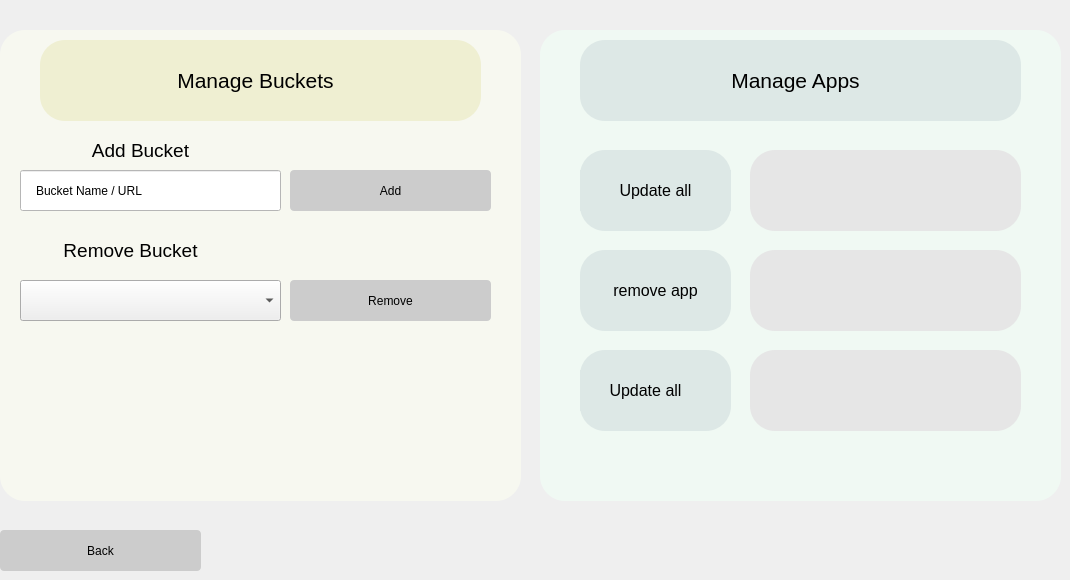
    <widget class="QWidget" name="buckets">
     <widget class="QLabel" name="title_buckets">
      <property name="geometry">
       <rect>
        <x>110</x>
        <y>60</y>
        <width>291</width>
        <height>41</height>
       </rect>
      </property>
      <property name="font">
       <font>
        <pointsize>16</pointsize>
       </font>
      </property>
      <property name="styleSheet">
       <string notr="true">background-color: rgb(239, 239, 210);</string>
      </property>
      <property name="text">
       <string>Manage Buckets</string>
      </property>
      <property name="alignment">
       <set>Qt::AlignCenter</set>
      </property>
     </widget>
     <widget class="QLabel" name="add_bucket_title">
      <property name="geometry">
       <rect>
        <x>30</x>
        <y>130</y>
        <width>221</width>
        <height>41</height>
       </rect>
      </property>
      <property name="font">
       <font>
        <pointsize>14</pointsize>
       </font>
      </property>
      <property name="styleSheet">
       <string notr="true">background-color: rgb(247, 248, 240);</string>
      </property>
      <property name="text">
       <string>Add Bucket</string>
      </property>
      <property name="alignment">
       <set>Qt::AlignCenter</set>
      </property>
     </widget>
     <widget class="QLineEdit" name="bucket_input_add">
      <property name="geometry">
       <rect>
        <x>20</x>
        <y>170</y>
        <width>261</width>
        <height>41</height>
       </rect>
      </property>
      <property name="styleSheet">
       <string notr="true">QWidget{
    background-color: white;
}

/* 单行输入框 */
QLineEdit {
    padding: 8px 13px 7px 13px;
    font: 17px 'Microsoft YaHei';
    selection-background-color: rgb(0, 153, 188);
}

QLineEdit:focus {
    border: 1px solid rgb(0, 153, 188);
}

QLineEdit:disabled {
    color: rgb(122, 122, 122);
    border: none;
    background-color: rgb(204, 204, 204);
}


/* 右击菜单 */
QMenu {
    width: 1px;
    height: 1px;
    background-color: rgb(242, 242, 242);
    font-size: 18px;
    font: 18px &quot;Microsoft YaHei&quot;;
    padding: 5px 0px 5px 0px;
    border: 1px solid rgb(196, 199, 200);
}


QMenu::right-arrow {
    width: 16px;
    height: 16px;
    right: 16px;
    border-border-image: url(resource/images/子菜单右箭头.png);

}

QMenu::separator {
    height: 1px;
    width: 140px;
    background: rgba(0, 0, 0, 104);
    margin-right: 13px;
    margin-top: 5px;
    margin-bottom: 5px;
    margin-left: 13;
}

QMenu::item {
    padding: 7px 20px 7px 26px;
}

QMenu::item:selected {
    border-width: 1px;
    border-color: rgb(212, 212, 212);
    background: rgba(0, 0, 0, 25);
    color: black;
}

QMenu[hasCancelAct='true'] {
    width: 1px;
}

QMenu::icon {
    position: absolute;
    left: 16px;
}</string>
      </property>
      <property name="text">
       <string>Bucket Name / URL</string>
      </property>
     </widget>
     <widget class="QPushButton" name="bucket_button_add">
      <property name="geometry">
       <rect>
        <x>290</x>
        <y>170</y>
        <width>201</width>
        <height>41</height>
       </rect>
      </property>
      <property name="toolTip">
       <string>&lt;html&gt;&lt;head/&gt;&lt;body&gt;&lt;p&gt;test&lt;/p&gt;&lt;/body&gt;&lt;/html&gt;</string>
      </property>
      <property name="styleSheet">
       <string notr="true">QWidget{
    background-color: white;
}

QPushButton {
    background-color: rgb(204, 204, 204);
    padding: 10px 64px 10px 64px;
    font: 19px 'Microsoft YaHei';
    border: transparent;
    border-radius: 4px;
    /* height: 40px; */
}

QPushButton:pressed:hover {
    background-color: rgb(153, 153, 153);
}

QPushButton:hover {
    background-color: rgb(230, 230, 230);
}

QPushButton:disabled {
    background-color: rgb(204, 204, 204);
    color: rgb(122, 122, 122);
}</string>
      </property>
      <property name="text">
       <string>Add</string>
      </property>
     </widget>
     <widget class="QLabel" name="remove_bucket_title">
      <property name="geometry">
       <rect>
        <x>-30</x>
        <y>230</y>
        <width>321</width>
        <height>41</height>
       </rect>
      </property>
      <property name="font">
       <font>
        <pointsize>14</pointsize>
       </font>
      </property>
      <property name="styleSheet">
       <string notr="true">background-color: rgb(247, 248, 240);</string>
      </property>
      <property name="text">
       <string>Remove Bucket</string>
      </property>
      <property name="alignment">
       <set>Qt::AlignCenter</set>
      </property>
     </widget>
     <widget class="QPushButton" name="bucket_button_remove">
      <property name="geometry">
       <rect>
        <x>290</x>
        <y>280</y>
        <width>201</width>
        <height>41</height>
       </rect>
      </property>
      <property name="styleSheet">
       <string notr="true">QWidget{
    background-color: white;
}

QPushButton {
    background-color: rgb(204, 204, 204);
    padding: 10px 64px 10px 64px;
    font: 19px 'Microsoft YaHei';
    border: transparent;
    border-radius: 4px;
    /* height: 40px; */
}

QPushButton:pressed:hover {
    background-color: rgb(153, 153, 153);
}

QPushButton:hover {
    background-color: rgb(230, 230, 230);
}

QPushButton:disabled {
    background-color: rgb(204, 204, 204);
    color: rgb(122, 122, 122);
}</string>
      </property>
      <property name="text">
       <string>Remove</string>
      </property>
     </widget>
     <widget class="QPushButton" name="bucket_goback">
      <property name="geometry">
       <rect>
        <x>0</x>
        <y>530</y>
        <width>201</width>
        <height>41</height>
       </rect>
      </property>
      <property name="styleSheet">
       <string notr="true">QWidget{
    background-color: white;
}

QPushButton {
    background-color: rgb(204, 204, 204);
    padding: 10px 64px 10px 64px;
    font: 19px 'Microsoft YaHei';
    border: transparent;
    border-radius: 4px;
    /* height: 40px; */
}

QPushButton:pressed:hover {
    background-color: rgb(153, 153, 153);
}

QPushButton:hover {
    background-color: rgb(230, 230, 230);
}

QPushButton:disabled {
    background-color: rgb(204, 204, 204);
    color: rgb(122, 122, 122);
}</string>
      </property>
      <property name="text">
       <string>Back</string>
      </property>
     </widget>
     <widget class="QComboBox" name="cb">
      <property name="geometry">
       <rect>
        <x>20</x>
        <y>280</y>
        <width>261</width>
        <height>41</height>
       </rect>
      </property>
      <property name="font">
       <font>
        <family>Arial</family>
        <pointsize>12</pointsize>
       </font>
      </property>
     </widget>
     <widget class="QLabel" name="title_buckets_2">
      <property name="geometry">
       <rect>
        <x>660</x>
        <y>50</y>
        <width>291</width>
        <height>41</height>
       </rect>
      </property>
      <property name="font">
       <font>
        <family>Arial Black</family>
        <pointsize>22</pointsize>
        <bold>true</bold>
       </font>
      </property>
      <property name="text">
       <string>Manage Buckets</string>
      </property>
      <property name="alignment">
       <set>Qt::AlignCenter</set>
      </property>
     </widget>
     <widget class="QLabel" name="label_46">
      <property name="geometry">
       <rect>
        <x>0</x>
        <y>30</y>
        <width>521</width>
        <height>471</height>
       </rect>
      </property>
      <property name="styleSheet">
       <string notr="true">QLabel {
            color: yellow;
			
	background-color: rgb(247, 248, 240);
			padding: 12px;
			border-radius: 25px;
			border-bottom: 30px shadow;
        }</string>
      </property>
      <property name="text">
       <string/>
      </property>
     </widget>
     <widget class="QLabel" name="label_47">
      <property name="geometry">
       <rect>
        <x>540</x>
        <y>30</y>
        <width>521</width>
        <height>471</height>
       </rect>
      </property>
      <property name="styleSheet">
       <string notr="true">QLabel {
            color: yellow;
			
			
			
	background-color: rgb(240, 249, 243);
			padding: 12px;
			border-radius: 25px;
			border-bottom: 30px shadow;
        }</string>
      </property>
      <property name="text">
       <string/>
      </property>
     </widget>
     <widget class="QLabel" name="label_48">
      <property name="geometry">
       <rect>
        <x>40</x>
        <y>40</y>
        <width>441</width>
        <height>81</height>
       </rect>
      </property>
      <property name="styleSheet">
       <string notr="true">QLabel {
            color: yellow;
			
	background-color: rgb(239, 239, 210);
			padding: 12px;
			border-radius: 25px;
			border-bottom: 30px shadow;
        }
</string>
      </property>
      <property name="text">
       <string/>
      </property>
     </widget>
     <widget class="QLabel" name="title_buckets_3">
      <property name="geometry">
       <rect>
        <x>650</x>
        <y>60</y>
        <width>291</width>
        <height>41</height>
       </rect>
      </property>
      <property name="font">
       <font>
        <pointsize>16</pointsize>
       </font>
      </property>
      <property name="styleSheet">
       <string notr="true">background-color: rgb(221, 232, 230);</string>
      </property>
      <property name="text">
       <string>Manage Apps</string>
      </property>
      <property name="alignment">
       <set>Qt::AlignCenter</set>
      </property>
     </widget>
     <widget class="QLabel" name="label_49">
      <property name="geometry">
       <rect>
        <x>580</x>
        <y>40</y>
        <width>441</width>
        <height>81</height>
       </rect>
      </property>
      <property name="styleSheet">
       <string notr="true">QLabel {
            color: yellow;
			
			
			
	background-color: rgb(221, 232, 230);
			padding: 12px;
			border-radius: 25px;
			border-bottom: 30px shadow;
        }
</string>
      </property>
      <property name="text">
       <string/>
      </property>
     </widget>
     <widget class="QLabel" name="label_50">
      <property name="geometry">
       <rect>
        <x>580</x>
        <y>150</y>
        <width>151</width>
        <height>81</height>
       </rect>
      </property>
      <property name="styleSheet">
       <string notr="true">QLabel {
            color: yellow;
			
			
			
	background-color: rgb(221, 232, 230);
			padding: 12px;
			border-radius: 25px;
			border-bottom: 30px shadow;
        }
</string>
      </property>
      <property name="text">
       <string/>
      </property>
     </widget>
     <widget class="QLabel" name="label_51">
      <property name="geometry">
       <rect>
        <x>750</x>
        <y>150</y>
        <width>271</width>
        <height>81</height>
       </rect>
      </property>
      <property name="styleSheet">
       <string notr="true">QLabel {
        	background-color: rgb(230, 230, 230);
			padding: 12px;
			border-radius: 25px;
			border-bottom: 30px shadow;
        }</string>
      </property>
      <property name="text">
       <string/>
      </property>
     </widget>
     <widget class="QLabel" name="label_52">
      <property name="geometry">
       <rect>
        <x>750</x>
        <y>250</y>
        <width>271</width>
        <height>81</height>
       </rect>
      </property>
      <property name="styleSheet">
       <string notr="true">QLabel {
        	background-color: rgb(230, 230, 230);
			padding: 12px;
			border-radius: 25px;
			border-bottom: 30px shadow;
        }</string>
      </property>
      <property name="text">
       <string/>
      </property>
     </widget>
     <widget class="QLabel" name="label_53">
      <property name="geometry">
       <rect>
        <x>580</x>
        <y>250</y>
        <width>151</width>
        <height>81</height>
       </rect>
      </property>
      <property name="styleSheet">
       <string notr="true">QLabel {
            color: yellow;
			
			
			
	background-color: rgb(221, 232, 230);
			padding: 12px;
			border-radius: 25px;
			border-bottom: 30px shadow;
        }
</string>
      </property>
      <property name="text">
       <string/>
      </property>
     </widget>
     <widget class="QLabel" name="label_54">
      <property name="geometry">
       <rect>
        <x>750</x>
        <y>350</y>
        <width>271</width>
        <height>81</height>
       </rect>
      </property>
      <property name="styleSheet">
       <string notr="true">QLabel {
        	background-color: rgb(230, 230, 230);
			padding: 12px;
			border-radius: 25px;
			border-bottom: 30px shadow;
        }</string>
      </property>
      <property name="text">
       <string/>
      </property>
     </widget>
     <widget class="QLabel" name="label_55">
      <property name="geometry">
       <rect>
        <x>580</x>
        <y>350</y>
        <width>151</width>
        <height>81</height>
       </rect>
      </property>
      <property name="styleSheet">
       <string notr="true">QLabel {
            color: yellow;
			
			
			
	background-color: rgb(221, 232, 230);
			padding: 12px;
			border-radius: 25px;
			border-bottom: 30px shadow;
        }
</string>
      </property>
      <property name="text">
       <string/>
      </property>
     </widget>
     <widget class="QLabel" name="title_buckets_4">
      <property name="geometry">
       <rect>
        <x>580</x>
        <y>170</y>
        <width>151</width>
        <height>41</height>
       </rect>
      </property>
      <property name="font">
       <font>
        <pointsize>12</pointsize>
       </font>
      </property>
      <property name="styleSheet">
       <string notr="true">background-color: rgb(221, 232, 230);</string>
      </property>
      <property name="text">
       <string>Update all</string>
      </property>
      <property name="alignment">
       <set>Qt::AlignCenter</set>
      </property>
     </widget>
     <widget class="QLabel" name="title_buckets_5">
      <property name="geometry">
       <rect>
        <x>590</x>
        <y>270</y>
        <width>131</width>
        <height>41</height>
       </rect>
      </property>
      <property name="font">
       <font>
        <pointsize>12</pointsize>
       </font>
      </property>
      <property name="styleSheet">
       <string notr="true">background-color: rgb(221, 232, 230);</string>
      </property>
      <property name="text">
       <string>remove app</string>
      </property>
      <property name="alignment">
       <set>Qt::AlignCenter</set>
      </property>
     </widget>
     <widget class="QLabel" name="title_buckets_6">
      <property name="geometry">
       <rect>
        <x>580</x>
        <y>370</y>
        <width>131</width>
        <height>41</height>
       </rect>
      </property>
      <property name="font">
       <font>
        <pointsize>12</pointsize>
       </font>
      </property>
      <property name="styleSheet">
       <string notr="true">background-color: rgb(221, 232, 230);</string>
      </property>
      <property name="text">
       <string>Update all</string>
      </property>
      <property name="alignment">
       <set>Qt::AlignCenter</set>
      </property>
     </widget>
     <widget class="QFrame" name="update_all_apps_frame">
      <property name="geometry">
       <rect>
        <x>760</x>
        <y>160</y>
        <width>251</width>
        <height>61</height>
       </rect>
      </property>
      <property name="cursor">
       <cursorShape>PointingHandCursor</cursorShape>
      </property>
      <property name="styleSheet">
       <string notr="true">background-color: rgb(230, 230, 230);</string>
      </property>
      <property name="frameShape">
       <enum>QFrame::NoFrame</enum>
      </property>
      <property name="frameShadow">
       <enum>QFrame::Raised</enum>
      </property>
      <property name="lineWidth">
       <number>0</number>
      </property>
      <layout class="QHBoxLayout" name="update_all_apps_layout">
       <property name="spacing">
        <number>0</number>
       </property>
       <property name="leftMargin">
        <number>0</number>
       </property>
       <property name="topMargin">
        <number>0</number>
       </property>
       <property name="rightMargin">
        <number>0</number>
       </property>
       <property name="bottomMargin">
        <number>0</number>
       </property>
      </layout>
     </widget>
     <widget class="QFrame" name="remove_app_frame">
      <property name="geometry">
       <rect>
        <x>760</x>
        <y>260</y>
        <width>251</width>
        <height>61</height>
       </rect>
      </property>
      <property name="cursor">
       <cursorShape>PointingHandCursor</cursorShape>
      </property>
      <property name="styleSheet">
       <string notr="true">background-color: rgb(230, 230, 230);</string>
      </property>
      <property name="frameShape">
       <enum>QFrame::NoFrame</enum>
      </property>
      <property name="frameShadow">
       <enum>QFrame::Raised</enum>
      </property>
      <property name="lineWidth">
       <number>0</number>
      </property>
      <layout class="QHBoxLayout" name="remove_app_layout">
       <property name="spacing">
        <number>0</number>
       </property>
       <property name="leftMargin">
        <number>0</number>
       </property>
       <property name="topMargin">
        <number>0</number>
       </property>
       <property name="rightMargin">
        <number>0</number>
       </property>
       <property name="bottomMargin">
        <number>0</number>
       </property>
      </layout>
     </widget>
     <widget class="QFrame" name="not_added_yet">
      <property name="geometry">
       <rect>
        <x>760</x>
        <y>360</y>
        <width>251</width>
        <height>61</height>
       </rect>
      </property>
      <property name="cursor">
       <cursorShape>PointingHandCursor</cursorShape>
      </property>
      <property name="styleSheet">
       <string notr="true">background-color: rgb(230, 230, 230);</string>
      </property>
      <property name="frameShape">
       <enum>QFrame::NoFrame</enum>
      </property>
      <property name="frameShadow">
       <enum>QFrame::Raised</enum>
      </property>
      <property name="lineWidth">
       <number>0</number>
      </property>
      <layout class="QHBoxLayout" name="placeholder_layout">
       <property name="spacing">
        <number>0</number>
       </property>
       <property name="leftMargin">
        <number>0</number>
       </property>
       <property name="topMargin">
        <number>0</number>
       </property>
       <property name="rightMargin">
        <number>0</number>
       </property>
       <property name="bottomMargin">
        <number>0</number>
       </property>
      </layout>
     </widget>
     <zorder>label_46</zorder>
     <zorder>add_bucket_title</zorder>
     <zorder>bucket_input_add</zorder>
     <zorder>bucket_button_add</zorder>
     <zorder>remove_bucket_title</zorder>
     <zorder>bucket_button_remove</zorder>
     <zorder>bucket_goback</zorder>
     <zorder>cb</zorder>
     <zorder>title_buckets_2</zorder>
     <zorder>label_47</zorder>
     <zorder>label_48</zorder>
     <zorder>title_buckets</zorder>
     <zorder>label_49</zorder>
     <zorder>title_buckets_3</zorder>
     <zorder>label_50</zorder>
     <zorder>label_51</zorder>
     <zorder>label_52</zorder>
     <zorder>label_53</zorder>
     <zorder>label_54</zorder>
     <zorder>label_55</zorder>
     <zorder>title_buckets_4</zorder>
     <zorder>title_buckets_5</zorder>
     <zorder>title_buckets_6</zorder>
     <zorder>update_all_apps_frame</zorder>
     <zorder>remove_app_frame</zorder>
     <zorder>not_added_yet</zorder>
    </widget>
